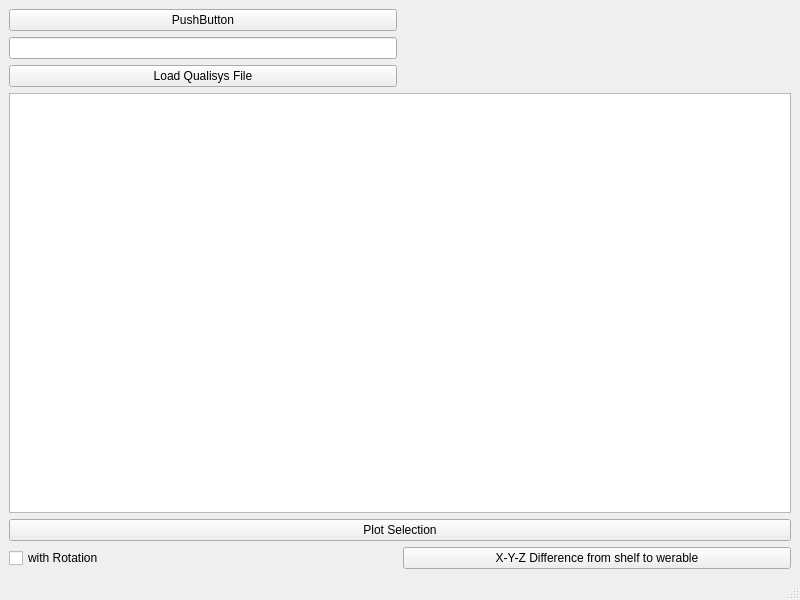
<?xml version="1.0" encoding="UTF-8"?>
<ui version="4.0">
 <class>MainWindow</class>
 <widget class="QMainWindow" name="MainWindow">
  <property name="geometry">
   <rect>
    <x>0</x>
    <y>0</y>
    <width>800</width>
    <height>600</height>
   </rect>
  </property>
  <property name="windowTitle">
   <string>MainWindow</string>
  </property>
  <widget class="QWidget" name="centralwidget">
   <layout class="QGridLayout" name="gridLayout">
    <item row="1" column="0">
     <widget class="QLineEdit" name="lineEdit_qualisys_window_path_file"/>
    </item>
    <item row="0" column="0">
     <widget class="QPushButton" name="pushButton_qualisys_window_browser">
      <property name="text">
       <string>PushButton</string>
      </property>
     </widget>
    </item>
    <item row="2" column="0">
     <widget class="QPushButton" name="pushButton_load_qualisys_window">
      <property name="text">
       <string>Load Qualisys File</string>
      </property>
     </widget>
    </item>
    <item row="3" column="0" colspan="2">
     <widget class="QTableView" name="tableView_qualisys_window"/>
    </item>
    <item row="1" column="1">
     <spacer name="horizontalSpacer">
      <property name="orientation">
       <enum>Qt::Horizontal</enum>
      </property>
      <property name="sizeHint" stdset="0">
       <size>
        <width>40</width>
        <height>20</height>
       </size>
      </property>
     </spacer>
    </item>
    <item row="4" column="0" colspan="2">
     <widget class="QPushButton" name="pushButton_plot_qualisys_window">
      <property name="text">
       <string>Plot Selection</string>
      </property>
     </widget>
    </item>
    <item row="5" column="0">
     <widget class="QCheckBox" name="checkBox">
      <property name="text">
       <string>with Rotation</string>
      </property>
     </widget>
    </item>
    <item row="5" column="1">
     <widget class="QPushButton" name="pushButton_plot_qualisys_window_xyz_difference">
      <property name="text">
       <string>X-Y-Z Difference from shelf to werable</string>
      </property>
     </widget>
    </item>
   </layout>
  </widget>
  <widget class="QMenuBar" name="menubar">
   <property name="geometry">
    <rect>
     <x>0</x>
     <y>0</y>
     <width>800</width>
     <height>21</height>
    </rect>
   </property>
  </widget>
  <widget class="QStatusBar" name="statusbar"/>
 </widget>
 <resources/>
 <connections/>
</ui>
